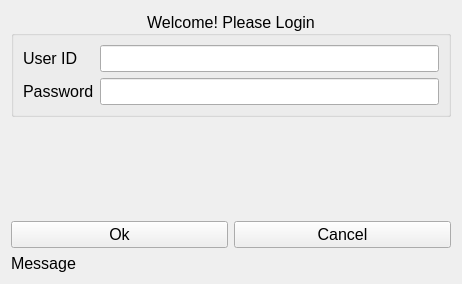
<?xml version="1.0" encoding="UTF-8"?>
<ui version="4.0">
 <class>W_Login_Form</class>
 <widget class="QWidget" name="W_Login_Form">
  <property name="geometry">
   <rect>
    <x>0</x>
    <y>0</y>
    <width>462</width>
    <height>284</height>
   </rect>
  </property>
  <property name="font">
   <font>
    <pointsize>12</pointsize>
   </font>
  </property>
  <property name="windowTitle">
   <string>Sample Application</string>
  </property>
  <property name="windowIcon">
   <iconset resource="../../Icons/Icons.qrc">
    <normaloff>:/Main/dollar.png</normaloff>:/Main/dollar.png</iconset>
  </property>
  <layout class="QGridLayout" name="gridLayout">
   <item row="3" column="0" colspan="2">
    <widget class="QLabel" name="lb_message">
     <property name="text">
      <string>Message</string>
     </property>
    </widget>
   </item>
   <item row="2" column="0">
    <widget class="QPushButton" name="pb_ok">
     <property name="text">
      <string>Ok</string>
     </property>
     <property name="icon">
      <iconset resource="../../Icons/Icons.qrc">
       <normaloff>:/Buttons/check3.png</normaloff>:/Buttons/check3.png</iconset>
     </property>
    </widget>
   </item>
   <item row="0" column="0" colspan="2">
    <widget class="QGroupBox" name="groupBox">
     <property name="title">
      <string>Welcome! Please Login</string>
     </property>
     <property name="alignment">
      <set>Qt::AlignmentFlag::AlignCenter</set>
     </property>
     <layout class="QFormLayout" name="formLayout">
      <item row="0" column="0">
       <widget class="QLabel" name="label">
        <property name="text">
         <string>User ID</string>
        </property>
       </widget>
      </item>
      <item row="0" column="1">
       <widget class="QLineEdit" name="le_UserID"/>
      </item>
      <item row="1" column="0">
       <widget class="QLabel" name="label_2">
        <property name="text">
         <string>Password</string>
        </property>
       </widget>
      </item>
      <item row="1" column="1">
       <widget class="QLineEdit" name="le_Password">
        <property name="echoMode">
         <enum>QLineEdit::EchoMode::Password</enum>
        </property>
       </widget>
      </item>
     </layout>
    </widget>
   </item>
   <item row="2" column="1">
    <widget class="QPushButton" name="pb_cancel">
     <property name="text">
      <string>Cancel</string>
     </property>
     <property name="icon">
      <iconset resource="../../Icons/Icons.qrc">
       <normaloff>:/Buttons/cross.png</normaloff>:/Buttons/cross.png</iconset>
     </property>
    </widget>
   </item>
   <item row="1" column="0" colspan="2">
    <spacer name="verticalSpacer">
     <property name="orientation">
      <enum>Qt::Orientation::Vertical</enum>
     </property>
     <property name="sizeHint" stdset="0">
      <size>
       <width>20</width>
       <height>40</height>
      </size>
     </property>
    </spacer>
   </item>
  </layout>
 </widget>
 <tabstops>
  <tabstop>le_UserID</tabstop>
  <tabstop>le_Password</tabstop>
  <tabstop>pb_ok</tabstop>
  <tabstop>pb_cancel</tabstop>
 </tabstops>
 <resources>
  <include location="../../Icons/Icons.qrc"/>
 </resources>
 <connections/>
</ui>
